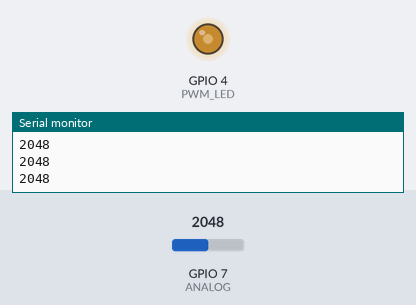
This sketch was run on a simulated ESP32. Parts: output pins drawn as LEDs (lit = HIGH), the last lines printed to the serial monitor. The inputs (shaded band) are chosen by the test bench; at power-on: GPIO 7 (ANALOG) = 2048.

Above: at 1.2 s.
1.3 s: GPIO 7 (ANALOG) set to 2866
At 1.9 s:
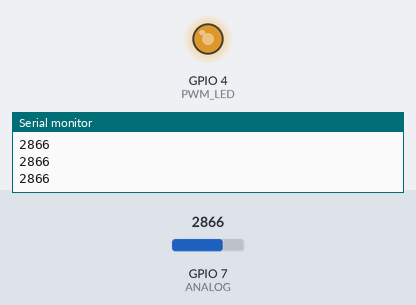
2.8 s: GPIO 7 (ANALOG) set to 3603
At 3.3 s:
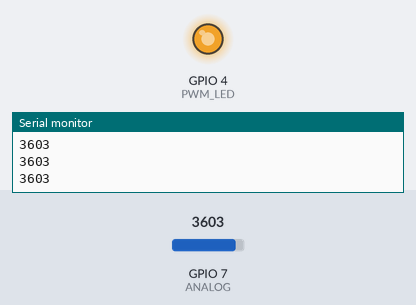
4.3 s: GPIO 7 (ANALOG) set to 491
At 4.8 s:
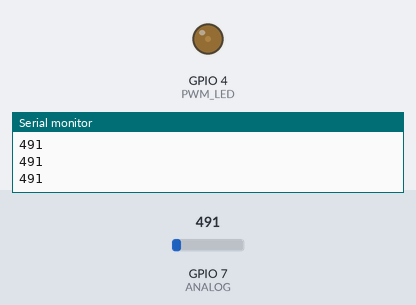
5.8 s: GPIO 7 (ANALOG) set to 0
At 6.2 s:
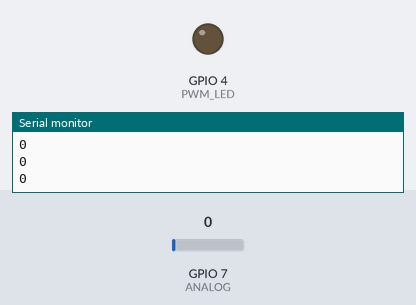
Timing chart, 0 to 8.3 s (numbered marks = the images above; inputs shaded):
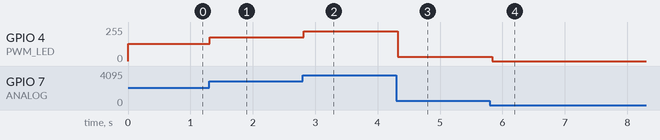

Measured:
- after the input at 1.3 s, GPIO 4 (PWM_LED): 128/255 → 178/255 at once
- after the input at 2.8 s, GPIO 4 (PWM_LED): 178/255 → 224/255 at once
- after the input at 4.3 s, GPIO 4 (PWM_LED): 224/255 → 31/255 at once
- after the input at 5.8 s, GPIO 4 (PWM_LED): 31/255 → 0/255 at once

The sketch:

PWM_and_Analog.ino
```cpp
#define PWM_LED 4   // GPIO 4 used for PWM output (controls LED brightness)
#define ANALOG 7    // Analog input pin (e.g., GPIO 7/A0) for reading sensor or potentiometer value

void setup() {
  pinMode(PWM_LED, OUTPUT);        // Set GPIO 4 as an output for the LED
  ledcAttach(PWM_LED, 2000, 12);   // Attach PWM to GPIO 4 with 2 kHz frequency and 12-bit resolution
  Serial.begin(115200);            // Initialize serial communication at 115200 baud
}

void loop() {
  // Read the analog input value (0–4095 for 12-bit ADC)
  // and send it directly as PWM duty cycle to control LED brightness
  ledcWrite(PWM_LED, analogRead(ANALOG));

  // Print the analog input value to the Serial Monitor
  Serial.println(analogRead(ANALOG));

  delay(50);  // Short delay to smooth updates and reduce serial output frequency
}
```
